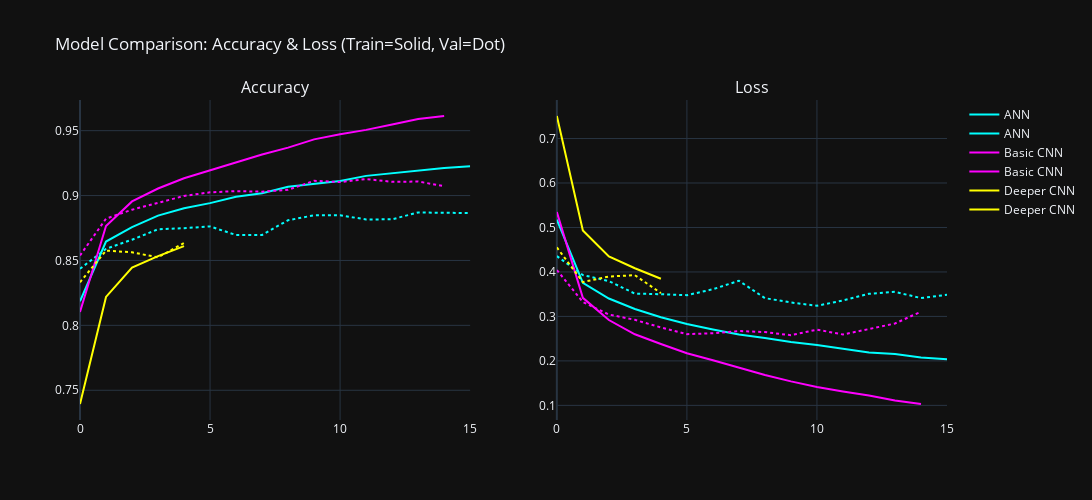

Notebook cell for this chart:
### Markdown cell above
## Model comparison

### Code cell
import plotly.graph_objects as go
from plotly.subplots import make_subplots

models = {
    "ANN": ("cyan", ann_history),
    "Basic CNN": ("magenta", basic_cnn_history),
    "Deeper CNN": ("yellow", deeper_cnn_history)
}

performance_data = {
    'Model': ['ANN', 'Basic CNN', 'Deeper CNN'],
    'Test Loss': [loss_ann, loss_basic_cnn, loss_deeper_cnn],
    'Test Accuracy': [accuracy_ann, accuracy_basic_cnn, accuracy_deeper_cnn]
}

performance_df = pd.DataFrame(performance_data)

fig = make_subplots(rows=1, cols=2, subplot_titles=('Accuracy', 'Loss'))

for name, (color, history) in models.items():
    # Accuracy
    fig.add_trace(go.Scatter(y=history.history['accuracy'], mode='lines',
                             name=name, line=dict(color=color, dash='solid')), row=1, col=1)
    fig.add_trace(go.Scatter(y=history.history['val_accuracy'], mode='lines',
                             name=name, line=dict(color=color, dash='dot'), showlegend=False), row=1, col=1)

    # Loss
    fig.add_trace(go.Scatter(y=history.history['loss'], mode='lines',
                             name=name, line=dict(color=color, dash='solid')), row=1, col=2)
    fig.add_trace(go.Scatter(y=history.history['val_loss'], mode='lines',
                             name=name, line=dict(color=color, dash='dot'), showlegend=False), row=1, col=2)

fig.update_layout(
    title_text="Model Comparison: Accuracy & Loss (Train=Solid, Val=Dot)",
    height=500,
    width=1200,
    template="plotly_dark"
)

fig.show()

### Figure 1 — Plotly figure (JSON) as saved in the notebook; plotly's stock layout.template omitted (floating-point values rounded to 4 significant figures)
{"data": [{"line": {"color": "cyan", "dash": "solid"}, "mode": "lines", "name": "ANN", "type": "scatter", "xaxis": "x", "y": [0.8186, 0.8645, 0.8757, 0.8846, 0.8903, 0.8942, 0.8991, 0.9017, 0.9068, 0.9089, 0.9112, 0.9152, 0.9172, 0.9189, 0.9212, 0.9226], "yaxis": "y"}, {"line": {"color": "cyan", "dash": "dot"}, "mode": "lines", "name": "ANN", "showlegend": false, "type": "scatter", "xaxis": "x", "y": [0.8436, 0.8589, 0.866, 0.874, 0.8749, 0.8762, 0.8696, 0.8697, 0.881, 0.8848, 0.8848, 0.8816, 0.8817, 0.887, 0.8867, 0.8866], "yaxis": "y"}, {"line": {"color": "cyan", "dash": "solid"}, "mode": "lines", "name": "ANN", "type": "scatter", "xaxis": "x2", "y": [0.5176, 0.3755, 0.3403, 0.3168, 0.2981, 0.2829, 0.2706, 0.2596, 0.2513, 0.2426, 0.236, 0.2273, 0.219, 0.2155, 0.2074, 0.2035], "yaxis": "y2"}, {"line": {"color": "cyan", "dash": "dot"}, "mode": "lines", "name": "ANN", "showlegend": false, "type": "scatter", "xaxis": "x2", "y": [0.4356, 0.3931, 0.3794, 0.3513, 0.35, 0.3478, 0.3611, 0.3802, 0.3411, 0.3314, 0.3239, 0.3359, 0.351, 0.3553, 0.3413, 0.3487], "yaxis": "y2"}, {"line": {"color": "magenta", "dash": "solid"}, "mode": "lines", "name": "Basic CNN", "type": "scatter", "xaxis": "x", "y": [0.8103, 0.8766, 0.8955, 0.9054, 0.9134, 0.9193, 0.9253, 0.9316, 0.9369, 0.9433, 0.9473, 0.9506, 0.9547, 0.959, 0.9613], "yaxis": "y"}, {"line": {"color": "magenta", "dash": "dot"}, "mode": "lines", "name": "Basic CNN", "showlegend": false, "type": "scatter", "xaxis": "x", "y": [0.8538, 0.8822, 0.8891, 0.8946, 0.8997, 0.9025, 0.9034, 0.903, 0.9044, 0.9114, 0.9104, 0.9127, 0.9106, 0.9108, 0.9073], "yaxis": "y"}, {"line": {"color": "magenta", "dash": "solid"}, "mode": "lines", "name": "Basic CNN", "type": "scatter", "xaxis": "x2", "y": [0.5347, 0.3417, 0.292, 0.2598, 0.238, 0.2172, 0.2015, 0.1842, 0.1684, 0.1539, 0.1411, 0.1313, 0.1224, 0.1112, 0.1031], "yaxis": "y2"}, {"line": {"color": "magenta", "dash": "dot"}, "mode": "lines", "name": "Basic CNN", "showlegend": false, "type": "scatter", "xaxis": "x2", "y": [0.4044, 0.3324, 0.3043, 0.2923, 0.2752, 0.2601, 0.2623, 0.2672, 0.2648, 0.2578, 0.2702, 0.2594, 0.2717, 0.2841, 0.3107], "yaxis": "y2"}, {"line": {"color": "yellow", "dash": "solid"}, "mode": "lines", "name": "Deeper CNN", "type": "scatter", "xaxis": "x", "y": [0.7394, 0.8219, 0.8445, 0.8534, 0.861], "yaxis": "y"}, {"line": {"color": "yellow", "dash": "dot"}, "mode": "lines", "name": "Deeper CNN", "showlegend": false, "type": "scatter", "xaxis": "x", "y": [0.8332, 0.8576, 0.8563, 0.8524, 0.8635], "yaxis": "y"}, {"line": {"color": "yellow", "dash": "solid"}, "mode": "lines", "name": "Deeper CNN", "type": "scatter", "xaxis": "x2", "y": [0.7507, 0.4931, 0.4351, 0.4084, 0.3846], "yaxis": "y2"}, {"line": {"color": "yellow", "dash": "dot"}, "mode": "lines", "name": "Deeper CNN", "showlegend": false, "type": "scatter", "xaxis": "x2", "y": [0.4551, 0.3773, 0.3898, 0.3928, 0.3525], "yaxis": "y2"}], "layout": {"annotations": [{"font": {"size": 16}, "showarrow": false, "text": "Accuracy", "x": 0.225, "xanchor": "center", "xref": "paper", "y": 1, "yanchor": "bottom", "yref": "paper"}, {"font": {"size": 16}, "showarrow": false, "text": "Loss", "x": 0.775, "xanchor": "center", "xref": "paper", "y": 1, "yanchor": "bottom", "yref": "paper"}], "height": 500, "title": {"text": "Model Comparison: Accuracy & Loss (Train=Solid, Val=Dot)"}, "width": 1200, "xaxis": {"anchor": "y", "domain": [0, 0.45]}, "xaxis2": {"anchor": "y2", "domain": [0.55, 1]}, "yaxis": {"anchor": "x", "domain": [0, 1]}, "yaxis2": {"anchor": "x2", "domain": [0, 1]}}}
